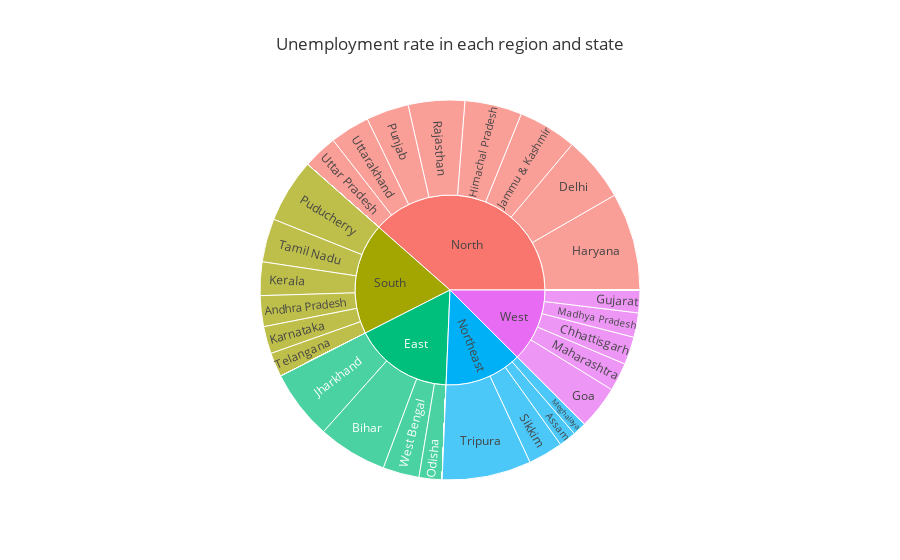

The notebook cell saved with this chart:
### Markdown cell above
We see that during the month of April, the states Puducherry, Tamil Nadu, Jharkhand, Bihar, Tripura, Haryana of India saw the major unemplyment hike.

### Code cell
# Sunburst chart showing unemployment rate in each region and state

unemplo_df = df[['States', 'Region', 'Estimated Unemployment Rate', 'Estimated Employed', 'Estimated Labour Participation Rate']]
unemplo = unemplo_df.groupby(['Region', 'States'])['Estimated Unemployment Rate'].mean().reset_index()
fig = px.sunburst(unemplo, path=['Region', 'States'], values='Estimated Unemployment Rate',
                  color_continuous_scale='Plasma', title='Unemployment rate in each region and state',
                  height=650, template='ggplot2')
fig.show()

### Figure 1 — Plotly figure (JSON) as saved in the notebook; plotly's stock layout.template omitted (floating-point values rounded to 4 significant figures; data arrays with more than 128 entries replaced by an {"elided": "..."} marker saying what was removed)
{"data": [{"branchvalues": "total", "domain": {"x": [0, 1], "y": [0, 1]}, "hovertemplate": "labels=%{label}<br>Estimated Unemployment Rate=%{value}<br>parent=%{parent}<br>id=%{id}<extra></extra>", "ids": {"elided": "140 str values"}, "labels": {"elided": "140 str values"}, "name": "", "parents": {"elided": "140 str values"}, "values": {"elided": "140 float values"}, "type": "sunburst"}], "layout": {"legend": {"tracegroupgap": 0}, "title": {"text": "Unemployment rate in each region and state"}, "autosize": true}}
